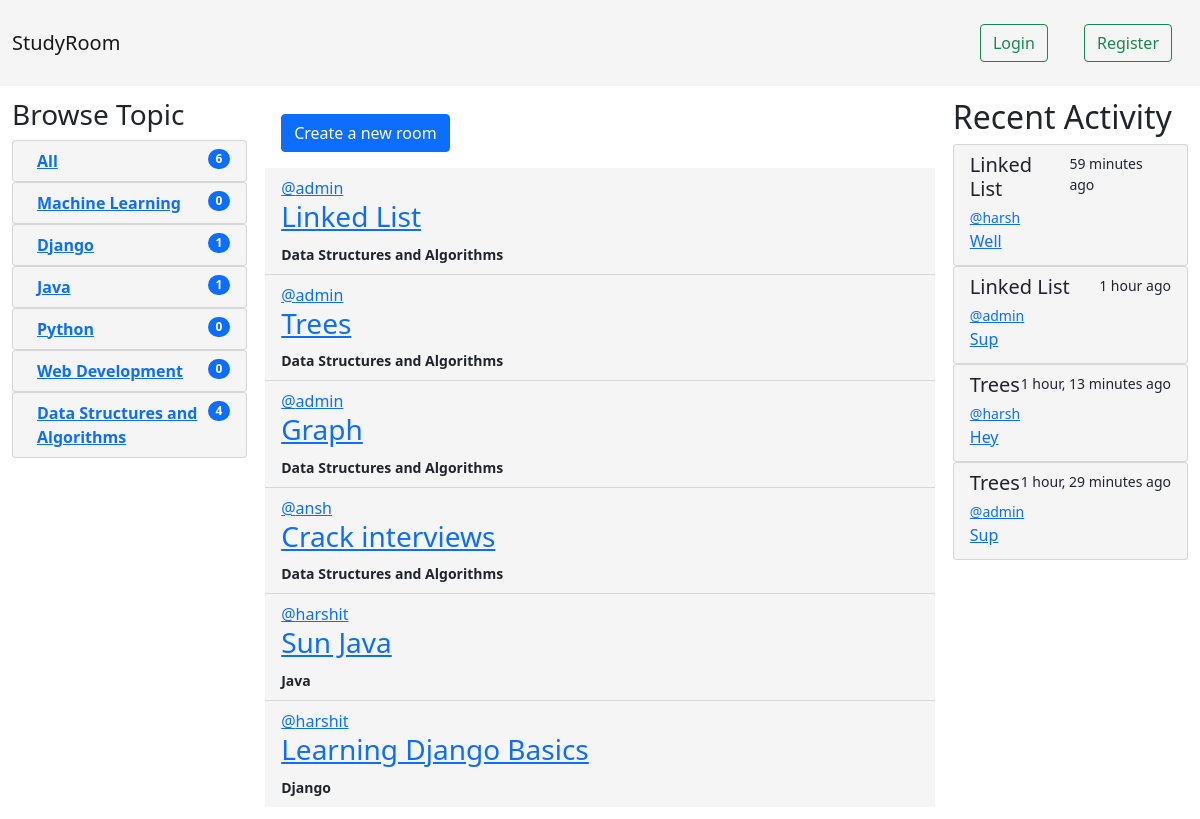
The page / on the database its author committed.
### base/models.py (models this page shows, shortened)
class Topic(models.Model):
    name = models.CharField(max_length=200)

class Room(models.Model):
    host = models.ForeignKey(User, on_delete=models.SET_NULL, null=True)
    topic = models.ForeignKey(Topic, on_delete=models.SET_NULL, null=True)
    name = models.CharField(max_length=200, unique=True)
    description = models.TextField(null=True, blank=True)
    updated_at = models.DateTimeField(auto_now=True)
    created_at = models.DateTimeField(auto_now_add=True)
    participants = models.ManyToManyField(User, related_name='participants')

class Message(models.Model):
    user = models.ForeignKey(User, on_delete=models.CASCADE)
    room = models.ForeignKey(Room, on_delete=models.CASCADE)
    body = models.TextField()
    updated_at = models.DateTimeField(auto_now=True)
    created_at = models.DateTimeField(auto_now_add=True)

### base/views.py (the view)
# urls.py: path('', views.home_view, name="home"),
def home_view(request):
    q = request.GET.get('q') if request.GET.get('q') != None else ''
    rooms = Room.objects.filter(
        Q(topic__name__icontains=q) |
        Q(name__icontains=q) |
        Q(description__icontains=q)
    )
    room_messages = Message.objects.all().order_by('-created_at')[:4]
    rooms = rooms.order_by('-updated_at', '-created_at')
    room_count = rooms.count()
    topics = Topic.objects.all()
    context = {
        'rooms': rooms,
        'topics': topics,
        'room_count': room_count,
        'room_messages': room_messages,
    }
    return render(request, 'base/home.html', context)

### base/templates/base/home.html
{% extends 'base.html' %}
{% block content %}
<div class="home-container">
    <div>
        {% include 'base/topic_component.html' %}
    </div>
    <div class="main-home">
        <a href="{% url 'create-room' %}" type="button" class="btn btn-primary">Create a new room</a>
        <div>
            <ul class="list-group list-group-flush">
                {% for room in rooms %}
                <li class="list-group-item">
                    <div>
                        <div class="left">
                            <a href="{% url 'user-profile' room.host.id %}"> @{{ room.host }} </a>
                        </div>
                        <div class="right">
                            {% if request.user == room.host or request.user.is_superuser %}
                            <a href="{% url 'update-room' room.id %}"><img
                                    src="https://img.icons8.com/material-outlined/24/000000/edit--v1.png" /></a>
                            <a href="{% url 'delete-room' room.id %}"><img
                                    src="https://img.icons8.com/material-outlined/24/000000/delete-sign.png" /></a>
                            {% else %}
                            <br>
                            {% endif %}
                        </div>
                    </div>
                    <div>
                        <h3>
                            <a href="{% url 'room' room.id %}">
                                {{room.name}}
                            </a>
                        </h3>
                    </div>
                    <b><small>{{ room.topic.name }}</small></b>
                </li>
                {% endfor %}
            </ul>
        </div>
    </div>
    <div>
        {% include 'base/activity_component.html' %}
    </div>
</div>
{% endblock %}

### base/templates/base/topic_component.html
<h3>Browse Topic</h3>
<ol class="list-group list-group">
    <li class="list-group-item d-flex justify-content-between align-items-start">
        <div class="ms-2 me-auto">
            <div class="fw-bold"> <a href="{% url 'home' %}"> All </a></div>
        </div>
        <span class="badge bg-primary rounded-pill">{{ room_count }}</span>
    </li>
</ol>
{% for topic in topics %}
<ol class="list-group list-group">
    <li class="list-group-item d-flex justify-content-between align-items-start">
        <div class="ms-2 me-auto">
            <div class="fw-bold"> <a href="{% url 'home' %}?q={{ topic.name }}"> {{ topic.name }} </a></div>
        </div>
        <span class="badge bg-primary rounded-pill">{{ topic.room_set.count }}</span>
    </li>
</ol>
{% endfor %}

### base/templates/base/activity_component.html
<h2>Recent Activity</h2>
{% for message in room_messages %}
<div class="list-group">
    <div class="list-group-item list-group-item-action">
        <div class="d-flex w-100 justify-content-between">
            <h5 class="mb-1">{{message.room.name}}</h5>
            <small>{{message.created_at|timesince}} ago</small>
        </div>
        <a href="{% url 'user-profile' message.user.id %}"><small>@{{message.user}}</small></a>
        <a href="{% url 'room' message.room.id %}">
            <p class="mb-1">{{ message.body }}</p>
        </a>
    </div>
</div>
{% endfor %}

### static/css/style.css (style rules this page uses)
.left { float: left; width: 50%; }
.right { float: right; width: 50%; text-align: end; }
.home-container { display: grid; grid-template-columns: 1fr 3fr 1fr; padding: 12px; }
.btn { margin: 16px; }
.main-home { padding-left: 18px; padding-right: 18px; }
.list-group-item { background-color: whitesmoke; }

### rows shown on the page
Topic: name "Machine Learning", room_set.count "0"
Topic: name "Django", room_set.count "1"
Topic: name "Java", room_set.count "1"
Topic: name "Python", room_set.count "0"
Topic: name "Web Development", room_set.count "0"
Topic: name "Data Structures and Algorithms", room_set.count "4"
Room: host "admin", name "Linked List", topic.name "Data Structures and Algorithms"
Room: host "admin", name "Trees", topic.name "Data Structures and Algorithms"
Room: host "admin", name "Graph", topic.name "Data Structures and Algorithms"
Room: host "ansh", name "Crack interviews", topic.name "Data Structures and Algorithms"
Room: host "harshit", name "Sun Java", topic.name "Java"
Room: host "harshit", name "Learning Django Basics", topic.name "Django"
Message: room.name "Linked List", created_at "59 minutes", user "harsh", body "Well"
Message: room.name "Linked List", created_at "1 hour", user "admin", body "Sup"
Message: room.name "Trees", created_at "1 hour, 13 minutes", user "harsh", body "Hey"
Message: room.name "Trees", created_at "1 hour, 29 minutes", user "admin", body "Sup"

### other values the page prints
{{ room_count }} "6"
